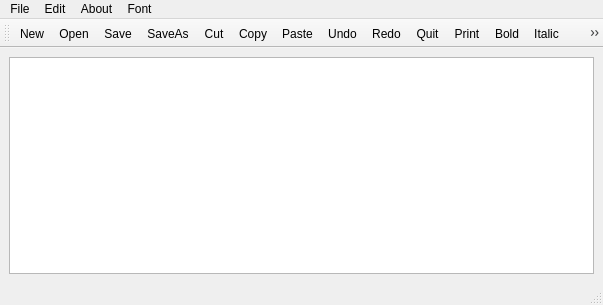
<?xml version="1.0" encoding="UTF-8"?>
<ui version="4.0">
 <class>MainWindow</class>
 <widget class="QMainWindow" name="MainWindow">
  <property name="geometry">
   <rect>
    <x>0</x>
    <y>0</y>
    <width>603</width>
    <height>305</height>
   </rect>
  </property>
  <property name="windowTitle">
   <string>MainWindow</string>
  </property>
  <widget class="QWidget" name="centralwidget">
   <layout class="QHBoxLayout" name="horizontalLayout">
    <item>
     <widget class="QTextEdit" name="textEdit"/>
    </item>
   </layout>
  </widget>
  <widget class="QMenuBar" name="menubar">
   <property name="geometry">
    <rect>
     <x>0</x>
     <y>0</y>
     <width>603</width>
     <height>21</height>
    </rect>
   </property>
   <widget class="QMenu" name="menuFile">
    <property name="title">
     <string>File</string>
    </property>
    <addaction name="actionNew"/>
    <addaction name="actionOpen"/>
    <addaction name="actionSave"/>
    <addaction name="actionSaveAs"/>
   </widget>
   <widget class="QMenu" name="menuEdit">
    <property name="title">
     <string>Edit</string>
    </property>
    <addaction name="actionCut"/>
    <addaction name="actionCopy"/>
    <addaction name="actionPaste"/>
    <addaction name="actionUndo"/>
    <addaction name="actionRedo"/>
    <addaction name="actionQuit"/>
    <addaction name="actionPrint"/>
   </widget>
   <widget class="QMenu" name="menuAbout">
    <property name="title">
     <string>About</string>
    </property>
    <addaction name="actionAboutQt"/>
   </widget>
   <widget class="QMenu" name="menuFont">
    <property name="title">
     <string>Font</string>
    </property>
    <addaction name="actionBold"/>
    <addaction name="actionItalic"/>
    <addaction name="actionUnderline"/>
    <addaction name="actionFont_Color"/>
    <addaction name="actionFont_Background_Color"/>
    <addaction name="actionFont_Style"/>
   </widget>
   <addaction name="menuFile"/>
   <addaction name="menuEdit"/>
   <addaction name="menuAbout"/>
   <addaction name="menuFont"/>
  </widget>
  <widget class="QStatusBar" name="statusbar"/>
  <widget class="QToolBar" name="toolBar">
   <property name="windowTitle">
    <string>toolBar</string>
   </property>
   <attribute name="toolBarArea">
    <enum>TopToolBarArea</enum>
   </attribute>
   <attribute name="toolBarBreak">
    <bool>false</bool>
   </attribute>
   <addaction name="actionNew"/>
   <addaction name="actionOpen"/>
   <addaction name="actionSave"/>
   <addaction name="actionSaveAs"/>
   <addaction name="actionCut"/>
   <addaction name="actionCopy"/>
   <addaction name="actionPaste"/>
   <addaction name="actionUndo"/>
   <addaction name="actionRedo"/>
   <addaction name="actionQuit"/>
   <addaction name="actionPrint"/>
   <addaction name="actionBold"/>
   <addaction name="actionItalic"/>
   <addaction name="actionUnderline"/>
   <addaction name="actionFont_Color"/>
   <addaction name="actionFont_Background_Color"/>
   <addaction name="actionAboutQt"/>
   <addaction name="actionFont_Style"/>
  </widget>
  <action name="actionNew">
   <property name="icon">
    <iconset resource="resource.qrc">
     <normaloff>:/images/images/new.png</normaloff>:/images/images/new.png</iconset>
   </property>
   <property name="text">
    <string>New</string>
   </property>
  </action>
  <action name="actionOpen">
   <property name="icon">
    <iconset resource="resource.qrc">
     <normaloff>:/images/images/open.png</normaloff>:/images/images/open.png</iconset>
   </property>
   <property name="text">
    <string>Open</string>
   </property>
  </action>
  <action name="actionSave">
   <property name="icon">
    <iconset resource="resource.qrc">
     <normaloff>:/images/images/save.png</normaloff>:/images/images/save.png</iconset>
   </property>
   <property name="text">
    <string>Save</string>
   </property>
  </action>
  <action name="actionSaveAs">
   <property name="icon">
    <iconset resource="resource.qrc">
     <normaloff>:/images/images/save-as.png</normaloff>:/images/images/save-as.png</iconset>
   </property>
   <property name="text">
    <string>SaveAs</string>
   </property>
  </action>
  <action name="actionCut">
   <property name="icon">
    <iconset resource="resource.qrc">
     <normaloff>:/images/images/cut.png</normaloff>:/images/images/cut.png</iconset>
   </property>
   <property name="text">
    <string>Cut</string>
   </property>
  </action>
  <action name="actionCopy">
   <property name="icon">
    <iconset resource="resource.qrc">
     <normaloff>:/images/images/copy.png</normaloff>:/images/images/copy.png</iconset>
   </property>
   <property name="text">
    <string>Copy</string>
   </property>
  </action>
  <action name="actionPaste">
   <property name="icon">
    <iconset resource="resource.qrc">
     <normaloff>:/images/images/paste.png</normaloff>:/images/images/paste.png</iconset>
   </property>
   <property name="text">
    <string>Paste</string>
   </property>
  </action>
  <action name="actionUndo">
   <property name="icon">
    <iconset resource="resource.qrc">
     <normaloff>:/images/images/undo.png</normaloff>:/images/images/undo.png</iconset>
   </property>
   <property name="text">
    <string>Undo</string>
   </property>
  </action>
  <action name="actionRedo">
   <property name="icon">
    <iconset resource="resource.qrc">
     <normaloff>:/images/images/Redo.png</normaloff>:/images/images/Redo.png</iconset>
   </property>
   <property name="text">
    <string>Redo</string>
   </property>
  </action>
  <action name="actionQuit">
   <property name="icon">
    <iconset>
     <normalon>:/images/images/quit.png</normalon>
    </iconset>
   </property>
   <property name="text">
    <string>Quit</string>
   </property>
  </action>
  <action name="actionPrint">
   <property name="icon">
    <iconset resource="resource.qrc">
     <normaloff>:/images/images/print.png</normaloff>:/images/images/print.png</iconset>
   </property>
   <property name="text">
    <string>Print</string>
   </property>
  </action>
  <action name="actionBold">
   <property name="icon">
    <iconset resource="resource.qrc">
     <normaloff>:/images/images/bold.png</normaloff>:/images/images/bold.png</iconset>
   </property>
   <property name="text">
    <string>Bold</string>
   </property>
  </action>
  <action name="actionItalic">
   <property name="icon">
    <iconset resource="resource.qrc">
     <normaloff>:/images/images/italic.png</normaloff>:/images/images/italic.png</iconset>
   </property>
   <property name="text">
    <string>Italic</string>
   </property>
  </action>
  <action name="actionUnderline">
   <property name="icon">
    <iconset resource="resource.qrc">
     <normaloff>:/images/images/underline.png</normaloff>:/images/images/underline.png</iconset>
   </property>
   <property name="text">
    <string>Underline</string>
   </property>
  </action>
  <action name="actionFont_Color">
   <property name="icon">
    <iconset resource="resource.qrc">
     <normaloff>:/images/images/Font-color-icon.png</normaloff>:/images/images/Font-color-icon.png</iconset>
   </property>
   <property name="text">
    <string>Font Color</string>
   </property>
  </action>
  <action name="actionFont_Background_Color">
   <property name="icon">
    <iconset resource="resource.qrc">
     <normaloff>:/images/images/background-color.png</normaloff>:/images/images/background-color.png</iconset>
   </property>
   <property name="text">
    <string>Font Background Color</string>
   </property>
  </action>
  <action name="actionAboutQt">
   <property name="icon">
    <iconset resource="resource.qrc">
     <normaloff>:/images/images/about.png</normaloff>:/images/images/about.png</iconset>
   </property>
   <property name="text">
    <string>AboutQt</string>
   </property>
  </action>
  <action name="actionFont_Style">
   <property name="text">
    <string>Font Style</string>
   </property>
  </action>
 </widget>
 <resources>
  <include location="resource.qrc"/>
 </resources>
 <connections/>
</ui>
